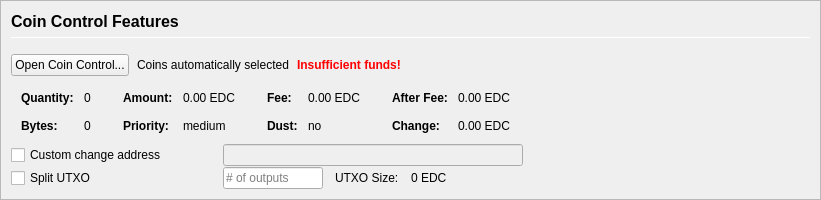
         <widget class="QFrame" name="frameCoinControl">
          <property name="sizePolicy">
           <sizepolicy hsizetype="Expanding" vsizetype="Expanding">
            <horstretch>0</horstretch>
            <verstretch>0</verstretch>
           </sizepolicy>
          </property>
          <property name="maximumSize">
           <size>
            <width>16777215</width>
            <height>16777215</height>
           </size>
          </property>
          <property name="frameShape">
           <enum>QFrame::StyledPanel</enum>
          </property>
          <property name="frameShadow">
           <enum>QFrame::Sunken</enum>
          </property>
          <layout class="QVBoxLayout" name="verticalLayoutCoinControl2">
           <property name="spacing">
            <number>0</number>
           </property>
           <property name="leftMargin">
            <number>0</number>
           </property>
           <property name="topMargin">
            <number>0</number>
           </property>
           <property name="rightMargin">
            <number>0</number>
           </property>
           <property name="bottomMargin">
            <number>0</number>
           </property>
           <item>
            <widget class="QFrame" name="frameCoinControl_BG">
             <layout class="QVBoxLayout" name="verticalLayoutCoinControl" stretch="0,0,0,0,0,0">
              <property name="spacing">
               <number>1</number>
              </property>
              <property name="leftMargin">
               <number>10</number>
              </property>
              <property name="topMargin">
               <number>10</number>
              </property>
              <item>
               <layout class="QHBoxLayout" name="horizontalLayoutCoinControl1">
                <property name="bottomMargin">
                 <number>15</number>
                </property>
                <item>
                 <layout class="QVBoxLayout" name="verticalLayout_3">
                  <property name="spacing">
                   <number>6</number>
                  </property>
                  <item>
                   <widget class="QLabel" name="labelCoinControlFeatures">
                    <property name="sizePolicy">
                     <sizepolicy hsizetype="Preferred" vsizetype="Maximum">
                      <horstretch>0</horstretch>
                      <verstretch>0</verstretch>
                     </sizepolicy>
                    </property>
                    <property name="minimumSize">
                     <size>
                      <width>0</width>
                      <height>20</height>
                     </size>
                    </property>
                    <property name="font">
                     <font>
                      <pointsize>12</pointsize>
                      <weight>75</weight>
                      <bold>true</bold>
                     </font>
                    </property>
                    <property name="styleSheet">
                     <string notr="true">font-weight:bold;</string>
                    </property>
                    <property name="text">
                     <string>Coin Control Features</string>
                    </property>
                   </widget>
                  </item>
                  <item>
                   <widget class="Line" name="line">
                    <property name="minimumSize">
                     <size>
                      <width>0</width>
                      <height>1</height>
                     </size>
                    </property>
                    <property name="maximumSize">
                     <size>
                      <width>16777215</width>
                      <height>1</height>
                     </size>
                    </property>
                    <property name="orientation">
                     <enum>Qt::Horizontal</enum>
                    </property>
                   </widget>
                  </item>
                 </layout>
                </item>
               </layout>
              </item>
              <item>
               <layout class="QHBoxLayout" name="horizontalLayoutCoinControl2" stretch="0,0,0,0">
                <property name="spacing">
                 <number>8</number>
                </property>
                <property name="bottomMargin">
                 <number>10</number>
                </property>
                <item>
                 <widget class="QPushButton" name="pushButtonCoinControl">
                  <property name="styleSheet">
                   <string notr="true"/>
                  </property>
                  <property name="text">
                   <string>Open Coin Control...</string>
                  </property>
                  <property name="autoDefault">
                   <bool>false</bool>
                  </property>
                 </widget>
                </item>
                <item>
                 <widget class="QLabel" name="labelCoinControlAutomaticallySelected">
                  <property name="text">
                   <string>Coins automatically selected</string>
                  </property>
                  <property name="margin">
                   <number>5</number>
                  </property>
                 </widget>
                </item>
                <item>
                 <widget class="QLabel" name="labelCoinControlInsuffFunds">
                  <property name="font">
                   <font>
                    <weight>75</weight>
                    <bold>true</bold>
                   </font>
                  </property>
                  <property name="styleSheet">
                   <string notr="true">color:red;font-weight:bold;</string>
                  </property>
                  <property name="text">
                   <string>Insufficient funds!</string>
                  </property>
                  <property name="margin">
                   <number>5</number>
                  </property>
                 </widget>
                </item>
                <item>
                 <spacer name="horizontalSpacerCoinControl">
                  <property name="orientation">
                   <enum>Qt::Horizontal</enum>
                  </property>
                  <property name="sizeHint" stdset="0">
                   <size>
                    <width>40</width>
                    <height>1</height>
                   </size>
                  </property>
                 </spacer>
                </item>
               </layout>
              </item>
              <item>
               <widget class="QWidget" name="widgetCoinControl" native="true">
                <property name="sizePolicy">
                 <sizepolicy hsizetype="Preferred" vsizetype="Preferred">
                  <horstretch>0</horstretch>
                  <verstretch>0</verstretch>
                 </sizepolicy>
                </property>
                <property name="minimumSize">
                 <size>
                  <width>0</width>
                  <height>0</height>
                 </size>
                </property>
                <property name="styleSheet">
                 <string notr="true"/>
                </property>
                <layout class="QHBoxLayout" name="horizontalLayoutCoinControl5">
                 <property name="leftMargin">
                  <number>0</number>
                 </property>
                 <property name="topMargin">
                  <number>0</number>
                 </property>
                 <property name="rightMargin">
                  <number>0</number>
                 </property>
                 <property name="bottomMargin">
                  <number>0</number>
                 </property>
                 <item>
                  <layout class="QHBoxLayout" name="horizontalLayoutCoinControl3" stretch="0,0,0,1">
                   <property name="spacing">
                    <number>20</number>
                   </property>
                   <property name="topMargin">
                    <number>0</number>
                   </property>
                   <property name="bottomMargin">
                    <number>10</number>
                   </property>
                   <item>
                    <layout class="QFormLayout" name="formLayoutCoinControl1">
                     <property name="horizontalSpacing">
                      <number>10</number>
                     </property>
                     <property name="verticalSpacing">
                      <number>14</number>
                     </property>
                     <property name="leftMargin">
                      <number>10</number>
                     </property>
                     <property name="topMargin">
                      <number>4</number>
                     </property>
                     <property name="rightMargin">
                      <number>6</number>
                     </property>
                     <item row="0" column="0">
                      <widget class="QLabel" name="labelCoinControlQuantityText">
                       <property name="font">
                        <font>
                         <weight>75</weight>
                         <bold>true</bold>
                        </font>
                       </property>
                       <property name="text">
                        <string>Quantity:</string>
                       </property>
                       <property name="margin">
                        <number>0</number>
                       </property>
                      </widget>
                     </item>
                     <item row="0" column="1">
                      <widget class="QLabel" name="labelCoinControlQuantity">
                       <property name="cursor">
                        <cursorShape>IBeamCursor</cursorShape>
                       </property>
                       <property name="contextMenuPolicy">
                        <enum>Qt::ActionsContextMenu</enum>
                       </property>
                       <property name="text">
                        <string notr="true">0</string>
                       </property>
                       <property name="margin">
                        <number>0</number>
                       </property>
                       <property name="textInteractionFlags">
                        <set>Qt::LinksAccessibleByMouse|Qt::TextSelectableByKeyboard|Qt::TextSelectableByMouse</set>
                       </property>
                      </widget>
                     </item>
                     <item row="1" column="0">
                      <widget class="QLabel" name="labelCoinControlBytesText">
                       <property name="font">
                        <font>
                         <weight>75</weight>
                         <bold>true</bold>
                        </font>
                       </property>
                       <property name="text">
                        <string>Bytes:</string>
                       </property>
                      </widget>
                     </item>
                     <item row="1" column="1">
                      <widget class="QLabel" name="labelCoinControlBytes">
                       <property name="cursor">
                        <cursorShape>IBeamCursor</cursorShape>
                       </property>
                       <property name="contextMenuPolicy">
                        <enum>Qt::ActionsContextMenu</enum>
                       </property>
                       <property name="text">
                        <string notr="true">0</string>
                       </property>
                       <property name="textInteractionFlags">
                        <set>Qt::LinksAccessibleByMouse|Qt::TextSelectableByKeyboard|Qt::TextSelectableByMouse</set>
                       </property>
                      </widget>
                     </item>
                    </layout>
                   </item>
                   <item>
                    <layout class="QFormLayout" name="formLayoutCoinControl2">
                     <property name="horizontalSpacing">
                      <number>10</number>
                     </property>
                     <property name="verticalSpacing">
                      <number>14</number>
                     </property>
                     <property name="leftMargin">
                      <number>6</number>
                     </property>
                     <property name="topMargin">
                      <number>4</number>
                     </property>
                     <property name="rightMargin">
                      <number>6</number>
                     </property>
                     <item row="0" column="0">
                      <widget class="QLabel" name="labelCoinControlAmountText">
                       <property name="font">
                        <font>
                         <weight>75</weight>
                         <bold>true</bold>
                        </font>
                       </property>
                       <property name="text">
                        <string>Amount:</string>
                       </property>
                       <property name="margin">
                        <number>0</number>
                       </property>
                      </widget>
                     </item>
                     <item row="0" column="1">
                      <widget class="QLabel" name="labelCoinControlAmount">
                       <property name="cursor">
                        <cursorShape>IBeamCursor</cursorShape>
                       </property>
                       <property name="contextMenuPolicy">
                        <enum>Qt::ActionsContextMenu</enum>
                       </property>
                       <property name="text">
                        <string notr="true">0.00 EDC</string>
                       </property>
                       <property name="textInteractionFlags">
                        <set>Qt::LinksAccessibleByMouse|Qt::TextSelectableByKeyboard|Qt::TextSelectableByMouse</set>
                       </property>
                      </widget>
                     </item>
                     <item row="1" column="0">
                      <widget class="QLabel" name="labelCoinControlPriorityText">
                       <property name="font">
                        <font>
                         <weight>75</weight>
                         <bold>true</bold>
                        </font>
                       </property>
                       <property name="text">
                        <string>Priority:</string>
                       </property>
                      </widget>
                     </item>
                     <item row="1" column="1">
                      <widget class="QLabel" name="labelCoinControlPriority">
                       <property name="cursor">
                        <cursorShape>IBeamCursor</cursorShape>
                       </property>
                       <property name="contextMenuPolicy">
                        <enum>Qt::ActionsContextMenu</enum>
                       </property>
                       <property name="text">
                        <string>medium</string>
                       </property>
                       <property name="textInteractionFlags">
                        <set>Qt::LinksAccessibleByMouse|Qt::TextSelectableByKeyboard|Qt::TextSelectableByMouse</set>
                       </property>
                      </widget>
                     </item>
                    </layout>
                   </item>
                   <item>
                    <layout class="QFormLayout" name="formLayoutCoinControl3">
                     <property name="horizontalSpacing">
                      <number>10</number>
                     </property>
                     <property name="verticalSpacing">
                      <number>14</number>
                     </property>
                     <property name="leftMargin">
                      <number>6</number>
                     </property>
                     <property name="topMargin">
                      <number>4</number>
                     </property>
                     <property name="rightMargin">
                      <number>6</number>
                     </property>
                     <item row="0" column="0">
                      <widget class="QLabel" name="labelCoinControlFeeText">
                       <property name="font">
                        <font>
                         <weight>75</weight>
                         <bold>true</bold>
                        </font>
                       </property>
                       <property name="text">
                        <string>Fee:</string>
                       </property>
                       <property name="margin">
                        <number>0</number>
                       </property>
                      </widget>
                     </item>
                     <item row="0" column="1">
                      <widget class="QLabel" name="labelCoinControlFee">
                       <property name="cursor">
                        <cursorShape>IBeamCursor</cursorShape>
                       </property>
                       <property name="contextMenuPolicy">
                        <enum>Qt::ActionsContextMenu</enum>
                       </property>
                       <property name="text">
                        <string notr="true">0.00 EDC</string>
                       </property>
                       <property name="textInteractionFlags">
                        <set>Qt::LinksAccessibleByMouse|Qt::TextSelectableByKeyboard|Qt::TextSelectableByMouse</set>
                       </property>
                      </widget>
                     </item>
                     <item row="1" column="0">
                      <widget class="QLabel" name="labelCoinControlLowOutputText">
                       <property name="font">
                        <font>
                         <weight>75</weight>
                         <bold>true</bold>
                        </font>
                       </property>
                       <property name="text">
                        <string>Dust:</string>
                       </property>
                      </widget>
                     </item>
                     <item row="1" column="1">
                      <widget class="QLabel" name="labelCoinControlLowOutput">
                       <property name="cursor">
                        <cursorShape>IBeamCursor</cursorShape>
                       </property>
                       <property name="contextMenuPolicy">
                        <enum>Qt::ActionsContextMenu</enum>
                       </property>
                       <property name="text">
                        <string>no</string>
                       </property>
                       <property name="textInteractionFlags">
                        <set>Qt::LinksAccessibleByMouse|Qt::TextSelectableByKeyboard|Qt::TextSelectableByMouse</set>
                       </property>
                      </widget>
                     </item>
                    </layout>
                   </item>
                   <item>
                    <layout class="QFormLayout" name="formLayoutCoinControl4">
                     <property name="horizontalSpacing">
                      <number>10</number>
                     </property>
                     <property name="verticalSpacing">
                      <number>14</number>
                     </property>
                     <property name="leftMargin">
                      <number>6</number>
                     </property>
                     <property name="topMargin">
                      <number>4</number>
                     </property>
                     <property name="rightMargin">
                      <number>6</number>
                     </property>
                     <item row="0" column="0">
                      <widget class="QLabel" name="labelCoinControlAfterFeeText">
                       <property name="font">
                        <font>
                         <weight>75</weight>
                         <bold>true</bold>
                        </font>
                       </property>
                       <property name="text">
                        <string>After Fee:</string>
                       </property>
                       <property name="margin">
                        <number>0</number>
                       </property>
                      </widget>
                     </item>
                     <item row="0" column="1">
                      <widget class="QLabel" name="labelCoinControlAfterFee">
                       <property name="cursor">
                        <cursorShape>IBeamCursor</cursorShape>
                       </property>
                       <property name="contextMenuPolicy">
                        <enum>Qt::ActionsContextMenu</enum>
                       </property>
                       <property name="text">
                        <string notr="true">0.00 EDC</string>
                       </property>
                       <property name="textInteractionFlags">
                        <set>Qt::LinksAccessibleByMouse|Qt::TextSelectableByKeyboard|Qt::TextSelectableByMouse</set>
                       </property>
                      </widget>
                     </item>
                     <item row="1" column="0">
                      <widget class="QLabel" name="labelCoinControlChangeText">
                       <property name="font">
                        <font>
                         <weight>75</weight>
                         <bold>true</bold>
                        </font>
                       </property>
                       <property name="text">
                        <string>Change:</string>
                       </property>
                      </widget>
                     </item>
                     <item row="1" column="1">
                      <widget class="QLabel" name="labelCoinControlChange">
                       <property name="cursor">
                        <cursorShape>IBeamCursor</cursorShape>
                       </property>
                       <property name="contextMenuPolicy">
                        <enum>Qt::ActionsContextMenu</enum>
                       </property>
                       <property name="text">
                        <string notr="true">0.00 EDC</string>
                       </property>
                       <property name="textInteractionFlags">
                        <set>Qt::LinksAccessibleByMouse|Qt::TextSelectableByKeyboard|Qt::TextSelectableByMouse</set>
                       </property>
                      </widget>
                     </item>
                    </layout>
                   </item>
                  </layout>
                 </item>
                </layout>
               </widget>
              </item>
              <item>
               <layout class="QHBoxLayout" name="horizontalLayoutCoinControl4">
                <property name="spacing">
                 <number>12</number>
                </property>
                <property name="sizeConstraint">
                 <enum>QLayout::SetDefaultConstraint</enum>
                </property>
                <property name="topMargin">
                 <number>0</number>
                </property>
                <property name="rightMargin">
                 <number>0</number>
                </property>
                <item>
                 <widget class="QCheckBox" name="checkBoxCoinControlChange">
                  <property name="sizePolicy">
                   <sizepolicy hsizetype="Preferred" vsizetype="Preferred">
                    <horstretch>0</horstretch>
                    <verstretch>0</verstretch>
                   </sizepolicy>
                  </property>
                  <property name="minimumSize">
                   <size>
                    <width>200</width>
                    <height>0</height>
                   </size>
                  </property>
                  <property name="maximumSize">
                   <size>
                    <width>200</width>
                    <height>16777215</height>
                   </size>
                  </property>
                  <property name="toolTip">
                   <string>If this is activated, but the change address is empty or invalid, change will be sent to a newly generated address.</string>
                  </property>
                  <property name="text">
                   <string>Custom change address</string>
                  </property>
                 </widget>
                </item>
                <item>
                 <widget class="QValidatedLineEdit" name="lineEditCoinControlChange">
                  <property name="enabled">
                   <bool>false</bool>
                  </property>
                  <property name="sizePolicy">
                   <sizepolicy hsizetype="Preferred" vsizetype="Preferred">
                    <horstretch>0</horstretch>
                    <verstretch>0</verstretch>
                   </sizepolicy>
                  </property>
                  <property name="minimumSize">
                   <size>
                    <width>300</width>
                    <height>0</height>
                   </size>
                  </property>
                 </widget>
                </item>
                <item>
                 <widget class="QLabel" name="labelCoinControlChangeLabel">
                  <property name="sizePolicy">
                   <sizepolicy hsizetype="Preferred" vsizetype="Preferred">
                    <horstretch>0</horstretch>
                    <verstretch>0</verstretch>
                   </sizepolicy>
                  </property>
                  <property name="minimumSize">
                   <size>
                    <width>100</width>
                    <height>0</height>
                   </size>
                  </property>
                  <property name="text">
                   <string/>
                  </property>
                  <property name="margin">
                   <number>3</number>
                  </property>
                 </widget>
                </item>
               </layout>
              </item>
              <item>
               <layout class="QHBoxLayout" name="horizontalLayoutCoinControl6">
                <property name="spacing">
                 <number>12</number>
                </property>
                <property name="rightMargin">
                 <number>0</number>
                </property>
                <item>
                 <widget class="QCheckBox" name="splitBlockCheckBox">
                  <property name="sizePolicy">
                   <sizepolicy hsizetype="Preferred" vsizetype="Preferred">
                    <horstretch>0</horstretch>
                    <verstretch>0</verstretch>
                   </sizepolicy>
                  </property>
                  <property name="minimumSize">
                   <size>
                    <width>200</width>
                    <height>0</height>
                   </size>
                  </property>
                  <property name="maximumSize">
                   <size>
                    <width>200</width>
                    <height>16777215</height>
                   </size>
                  </property>
                  <property name="text">
                   <string>Split UTXO</string>
                  </property>
                 </widget>
                </item>
                <item>
                 <widget class="QLineEdit" name="splitBlockLineEdit">
                  <property name="sizePolicy">
                   <sizepolicy hsizetype="Preferred" vsizetype="Preferred">
                    <horstretch>50</horstretch>
                    <verstretch>0</verstretch>
                   </sizepolicy>
                  </property>
                  <property name="minimumSize">
                   <size>
                    <width>100</width>
                    <height>0</height>
                   </size>
                  </property>
                  <property name="maximumSize">
                   <size>
                    <width>100</width>
                    <height>16777215</height>
                   </size>
                  </property>
                  <property name="placeholderText">
                   <string># of outputs</string>
                  </property>
                 </widget>
                </item>
                <item>
                 <widget class="QLabel" name="labelBlockSizeText">
                  <property name="text">
                   <string>UTXO Size:</string>
                  </property>
                 </widget>
                </item>
                <item>
                 <widget class="QLabel" name="labelBlockSize">
                  <property name="text">
                   <string>0 EDC</string>
                  </property>
                 </widget>
                </item>
                <item>
                 <spacer name="horizontalSpacer_7">
                  <property name="orientation">
                   <enum>Qt::Horizontal</enum>
                  </property>
                  <property name="sizeHint" stdset="0">
                   <size>
                    <width>40</width>
                    <height>20</height>
                   </size>
                  </property>
                 </spacer>
                </item>
               </layout>
              </item>
              <item>
               <spacer name="verticalSpacerCoinControl">
                <property name="orientation">
                 <enum>Qt::Vertical</enum>
                </property>
                <property name="sizeHint" stdset="0">
                 <size>
                  <width>800</width>
                  <height>1</height>
                 </size>
                </property>
               </spacer>
              </item>
             </layout>
            </widget>
           </item>
          </layout>
         </widget>
